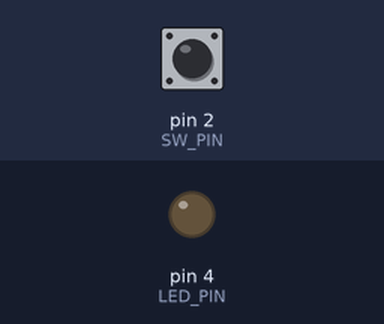
Bench run of a sketch on a simulated Arduino Uno, built with avr-gcc and run on an emulated ATmega328P. Shown: output pins drawn as LEDs (lit = HIGH). The test bench sets the inputs (shaded band); at power-on: pin 2 (SW_PIN) LOW.

Above: at 0.02 s.
At 2.7 s:
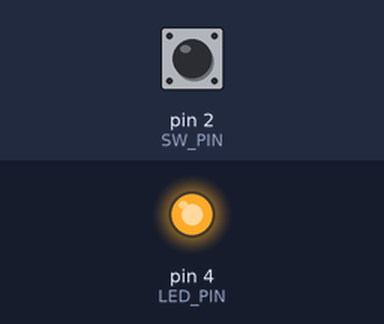
Timing chart, 0 to 3.0 s (numbered marks = the images above):
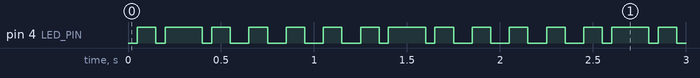

The sketch:

onoff3.ino
```cpp
// Connect the pole of the switch to pin 2
const int SW_PIN = 2;
// Connect the LED to pin 4
const int LED_PIN = 4;

void setup()
{
    // Sets the pin modes
    pinMode(SW_PIN, INPUT);
    pinMode(LED_PIN, OUTPUT);
}

void loop()
{
  if (digitalRead(SW_PIN) == HIGH)
  {
    // binary ON = 01101111 01101110
    digitalWrite(LED_PIN, LOW);
    delay(50);
    digitalWrite(LED_PIN, HIGH);
    delay(100);
    digitalWrite(LED_PIN, LOW);
    delay(50);
    digitalWrite(LED_PIN, HIGH);
    delay(200);
    digitalWrite(LED_PIN, LOW);
    delay(50);
    digitalWrite(LED_PIN, HIGH);
    delay(100);
    digitalWrite(LED_PIN, LOW);
    delay(50);
    digitalWrite(LED_PIN, HIGH);
    delay(150);
    digitalWrite(LED_PIN, LOW);
    delay(50);
  }
  else
  {
    // binary OFF = 01101111 01100110 01100110
    digitalWrite(LED_PIN, LOW);
    delay(50);
    digitalWrite(LED_PIN, HIGH);
    delay(100);
    digitalWrite(LED_PIN, LOW);
    delay(50);
    digitalWrite(LED_PIN, HIGH);
    delay(200);
    digitalWrite(LED_PIN, LOW);
    delay(50);
    digitalWrite(LED_PIN, HIGH);
    delay(100);
    digitalWrite(LED_PIN, LOW);
    delay(100);
    digitalWrite(LED_PIN, HIGH);
    delay(100);
    digitalWrite(LED_PIN, LOW);
    delay(100);
    digitalWrite(LED_PIN, HIGH);
    delay(100);
    digitalWrite(LED_PIN, LOW);
    delay(100);
    digitalWrite(LED_PIN, HIGH);
    delay(100);
    digitalWrite(LED_PIN, LOW);
    delay(50);
  }
}
```

Measured:
- by itself, pin 4 (LED_PIN): repeats every 1.2 s: LOW 0.05 s, HIGH 0.20 s, LOW 0.05 s, 4 × (HIGH 0.10 s, LOW 0.10 s), HIGH 0.10 s
